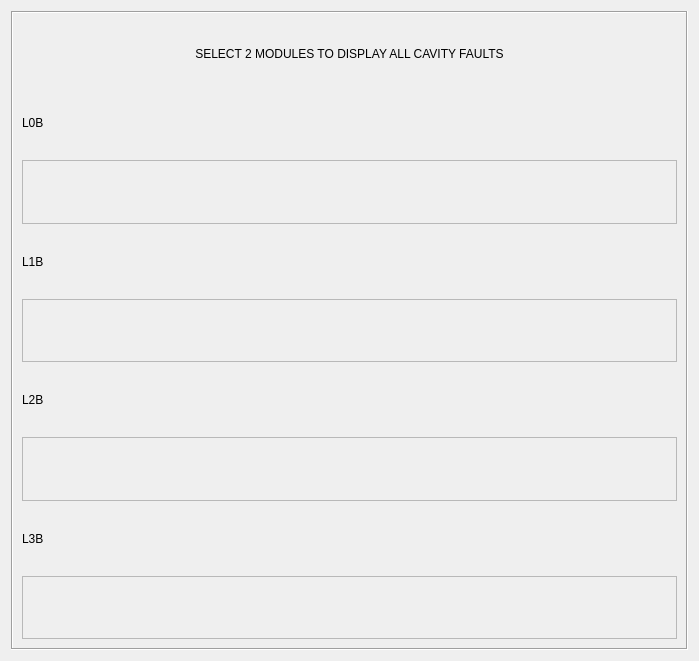
<?xml version="1.0" encoding="UTF-8"?>
<ui version="4.0">
 <class>Q0CryomoduleSelector</class>
 <widget class="QWidget" name="Q0CryomoduleSelector">
  <property name="geometry">
   <rect>
    <x>0</x>
    <y>0</y>
    <width>699</width>
    <height>661</height>
   </rect>
  </property>
  <property name="windowTitle">
   <string>Q0 Cryomodule Selection</string>
  </property>
  <property name="windowFilePath">
   <string>cmSelection.ui</string>
  </property>
  <layout class="QVBoxLayout" name="verticalLayout">
   <item>
    <widget class="QScrollArea" name="scrollArea">
     <property name="sizePolicy">
      <sizepolicy hsizetype="MinimumExpanding" vsizetype="MinimumExpanding">
       <horstretch>0</horstretch>
       <verstretch>0</verstretch>
      </sizepolicy>
     </property>
     <property name="frameShape">
      <enum>QFrame::Box</enum>
     </property>
     <property name="widgetResizable">
      <bool>true</bool>
     </property>
     <widget class="QWidget" name="scrollAreaWidgetContents">
      <property name="geometry">
       <rect>
        <x>0</x>
        <y>0</y>
        <width>663</width>
        <height>648</height>
       </rect>
      </property>
      <layout class="QVBoxLayout" name="verticalLayout_2">
       <item>
        <widget class="QLabel" name="label">
         <property name="text">
          <string>SELECT 2 MODULES TO DISPLAY ALL CAVITY FAULTS</string>
         </property>
         <property name="alignment">
          <set>Qt::AlignCenter</set>
         </property>
        </widget>
       </item>
       <item>
        <layout class="QHBoxLayout" name="horizontalLayoutL0B">
         <item>
          <widget class="QLabel" name="labelL0B">
           <property name="text">
            <string>L0B</string>
           </property>
          </widget>
         </item>
         <item>
          <spacer name="horizontalSpacerL0B">
           <property name="orientation">
            <enum>Qt::Horizontal</enum>
           </property>
           <property name="sizeHint" stdset="0">
            <size>
             <width>235</width>
             <height>20</height>
            </size>
           </property>
          </spacer>
         </item>
        </layout>
       </item>
       <item>
        <widget class="PyDMTemplateRepeater" name="cryomodulesL0B">
         <property name="font">
          <font>
           <weight>75</weight>
           <bold>true</bold>
          </font>
         </property>
         <property name="frameShape">
          <enum>QFrame::StyledPanel</enum>
         </property>
         <property name="layoutType" stdset="0">
          <enum>PyDMTemplateRepeater::Flow</enum>
         </property>
         <property name="countShownInDesigner" stdset="0">
          <number>20</number>
         </property>
         <property name="templateFilename" stdset="0">
          <string>cmCheckboxButton.ui</string>
         </property>
         <property name="dataSource" stdset="0">
          <string>L0B.json</string>
         </property>
        </widget>
       </item>
       <item>
        <layout class="QHBoxLayout" name="horizontalLayoutL1B">
         <item>
          <widget class="QLabel" name="labelL1B">
           <property name="text">
            <string>L1B</string>
           </property>
          </widget>
         </item>
         <item>
          <spacer name="horizontalSpacerL1B">
           <property name="orientation">
            <enum>Qt::Horizontal</enum>
           </property>
           <property name="sizeHint" stdset="0">
            <size>
             <width>235</width>
             <height>20</height>
            </size>
           </property>
          </spacer>
         </item>
        </layout>
       </item>
       <item>
        <widget class="PyDMTemplateRepeater" name="cryomodulesL1B">
         <property name="font">
          <font>
           <weight>75</weight>
           <bold>true</bold>
          </font>
         </property>
         <property name="frameShape">
          <enum>QFrame::StyledPanel</enum>
         </property>
         <property name="layoutType" stdset="0">
          <enum>PyDMTemplateRepeater::Flow</enum>
         </property>
         <property name="countShownInDesigner" stdset="0">
          <number>20</number>
         </property>
         <property name="templateFilename" stdset="0">
          <string>cmCheckboxButton.ui</string>
         </property>
         <property name="dataSource" stdset="0">
          <string>L1B.json</string>
         </property>
        </widget>
       </item>
       <item>
        <layout class="QHBoxLayout" name="horizontalLayoutL2B">
         <item>
          <widget class="QLabel" name="labelL2B">
           <property name="text">
            <string>L2B</string>
           </property>
          </widget>
         </item>
         <item>
          <spacer name="horizontalSpacerL2B">
           <property name="orientation">
            <enum>Qt::Horizontal</enum>
           </property>
           <property name="sizeHint" stdset="0">
            <size>
             <width>235</width>
             <height>20</height>
            </size>
           </property>
          </spacer>
         </item>
        </layout>
       </item>
       <item>
        <widget class="PyDMTemplateRepeater" name="cryomodulesL2B">
         <property name="font">
          <font>
           <weight>75</weight>
           <bold>true</bold>
          </font>
         </property>
         <property name="frameShape">
          <enum>QFrame::StyledPanel</enum>
         </property>
         <property name="layoutType" stdset="0">
          <enum>PyDMTemplateRepeater::Flow</enum>
         </property>
         <property name="countShownInDesigner" stdset="0">
          <number>20</number>
         </property>
         <property name="templateFilename" stdset="0">
          <string>cmCheckboxButton.ui</string>
         </property>
         <property name="dataSource" stdset="0">
          <string>L2B.json</string>
         </property>
        </widget>
       </item>
       <item>
        <layout class="QHBoxLayout" name="horizontalLayoutL3B">
         <item>
          <widget class="QLabel" name="labelL3B">
           <property name="text">
            <string>L3B</string>
           </property>
          </widget>
         </item>
         <item>
          <spacer name="horizontalSpacerL3B">
           <property name="orientation">
            <enum>Qt::Horizontal</enum>
           </property>
           <property name="sizeHint" stdset="0">
            <size>
             <width>235</width>
             <height>20</height>
            </size>
           </property>
          </spacer>
         </item>
        </layout>
       </item>
       <item>
        <widget class="PyDMTemplateRepeater" name="cryomodulesL3B">
         <property name="frameShape">
          <enum>QFrame::StyledPanel</enum>
         </property>
         <property name="layoutType" stdset="0">
          <enum>PyDMTemplateRepeater::Flow</enum>
         </property>
         <property name="countShownInDesigner" stdset="0">
          <number>20</number>
         </property>
         <property name="templateFilename" stdset="0">
          <string>cmCheckboxButton.ui</string>
         </property>
         <property name="dataSource" stdset="0">
          <string>L3B.json</string>
         </property>
        </widget>
       </item>
      </layout>
     </widget>
    </widget>
   </item>
  </layout>
 </widget>
 <customwidgets>
  <customwidget>
   <class>PyDMTemplateRepeater</class>
   <extends>QFrame</extends>
   <header>pydm.widgets.template_repeater</header>
   <container>1</container>
  </customwidget>
 </customwidgets>
 <resources/>
 <connections/>
</ui>
